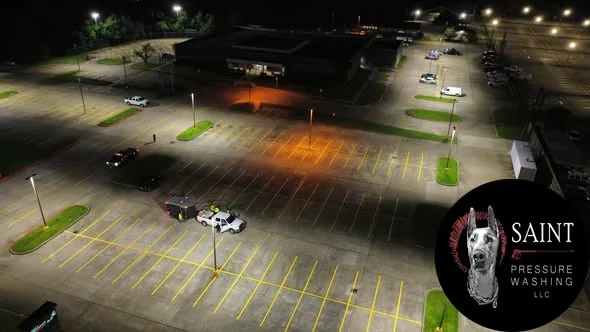
#> input picture img/f01.webp, 590 x 332 px, given in place of w_GENB1789.JPEG, which was not available
$ python photos.py
#> lines starting #> are read from the running program, lines starting #| are printed output that depends on the picture
from PIL import Image, ImageFilter
import os
P='/workspace/saintpw/photos/'; W='/workspace/saintpw/web/'; O='img/'
def save(im, name, w, q=80):
    im=im.convert('RGB')
    if im.width>w: im=im.resize((w, round(im.height*w/im.width)), Image.LANCZOS)
    im.save(O+name+'.webp','WEBP',quality=q,method=6); print(name, im.size)
def blur(im, box, r=10):
    reg=im.crop(box).filter(ImageFilter.GaussianBlur(r)); im.paste(reg, box[:2]); return im
h=Image.open(W+'w_GENB1789.JPEG').crop((0,0,1960,1440));  # crop off their corner watermark
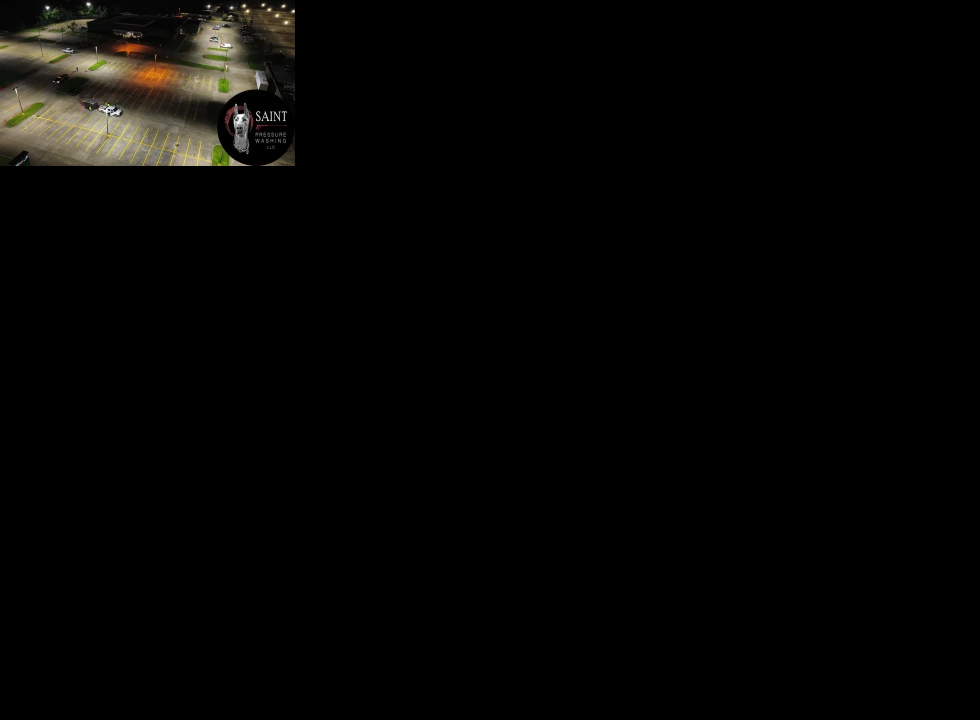
#> h: PIL image 1960x1440 RGB (shown at 1/2 size); mean R, G, B 5.5, 5, 3.8
save(h,'hero-lot',2200,74); save(h,'hero-lot-m',1100,76)
#| hero-lot (1960, 1440)
#> call 2 of save, with name = 'hero-lot-m', w = 1100, q = 76
#> in save (call 2), `if im.width>w: im=im.resize((w, round(im.height*w/im.width)), Image.LA..`:
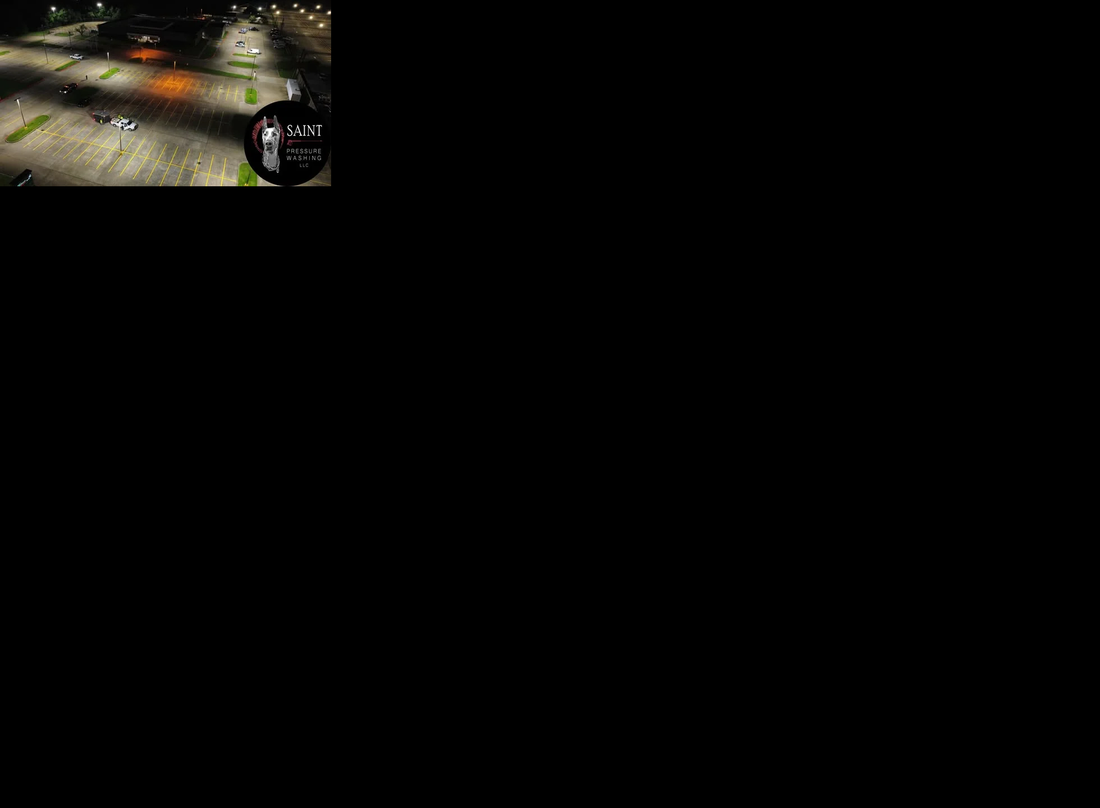
#> im: PIL image 1100x808 RGB; mean R, G, B 5.5, 5, 3.8
#| hero-lot-m (1100, 808)
save(Image.open(W+'w_blob.png'),'ada-stripes',1600)
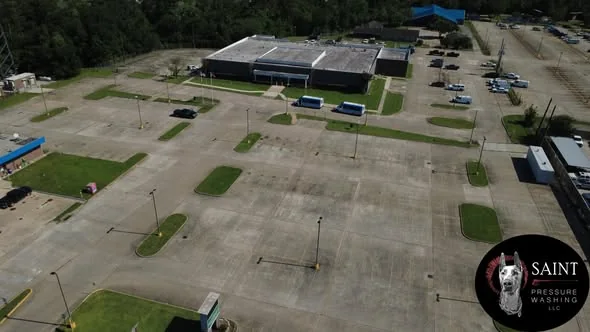
#> input picture img/f02.webp, 590 x 332 px, given in place of w_blob.png, which was not available
#> in save, im is the input picture: PIL image 590x332 RGB; mean R, G, B 92.5, 91.4, 79.1
#| ada-stripes (590, 332)
save(Image.open(W+'w_RUBI8550.JPEG'),'residential-drive',1600)
#| residential-drive (590, 332)
#> (the run stopped early here; a loop or call above may not have finished)
